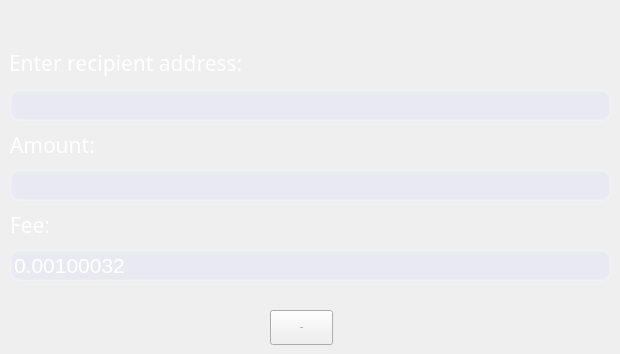
             <widget class="QWidget" name="page_2">
              <property name="styleSheet">
               <string notr="true"/>
              </property>
              <widget class="QLineEdit" name="fee_text">
               <property name="geometry">
                <rect>
                 <x>10</x>
                 <y>250</y>
                 <width>601</width>
                 <height>31</height>
                </rect>
               </property>
               <property name="font">
                <font>
                 <family>MS Sans Serif</family>
                 <pointsize>16</pointsize>
                </font>
               </property>
               <property name="styleSheet">
                <string notr="true">color:white;
border-radius:10px;
border: 2px solid rgba(255,255,255,40);
background-color: rgba(200,200,255,40);</string>
               </property>
               <property name="text">
                <string>0.00100032</string>
               </property>
               <property name="maxLength">
                <number>256</number>
               </property>
               <property name="alignment">
                <set>Qt::AlignLeading|Qt::AlignLeft|Qt::AlignVCenter</set>
               </property>
              </widget>
              <widget class="QPushButton" name="send_btn">
               <property name="geometry">
                <rect>
                 <x>270</x>
                 <y>310</y>
                 <width>63</width>
                 <height>35</height>
                </rect>
               </property>
               <property name="font">
                <font>
                 <family>Microsoft JhengHei UI Light</family>
                 <pointsize>-1</pointsize>
                </font>
               </property>
               <property name="styleSheet">
                <string notr="true">QPushButton{background-color: rgba(0, 0, 0, 0);
font-size:28px;
color:white;
hover:{color:white;}
}
QPushButton:hover{
color:white;
border: 2px solid rgba(255,255,255,40);
border-radius:10px;
background-color: rgba(255,255,255,60);
}</string>
               </property>
               <property name="text">
                <string>Send</string>
               </property>
              </widget>
              <widget class="QLineEdit" name="amount_text">
               <property name="geometry">
                <rect>
                 <x>10</x>
                 <y>170</y>
                 <width>601</width>
                 <height>31</height>
                </rect>
               </property>
               <property name="font">
                <font>
                 <family>MS Sans Serif</family>
                 <pointsize>16</pointsize>
                </font>
               </property>
               <property name="styleSheet">
                <string notr="true">color:white;
border-radius:10px;
border: 2px solid rgba(255,255,255,40);
background-color: rgba(200,200,255,40);</string>
               </property>
               <property name="maxLength">
                <number>256</number>
               </property>
               <property name="alignment">
                <set>Qt::AlignLeading|Qt::AlignLeft|Qt::AlignVCenter</set>
               </property>
              </widget>
              <widget class="QLabel" name="label_6">
               <property name="geometry">
                <rect>
                 <x>10</x>
                 <y>210</y>
                 <width>38</width>
                 <height>26</height>
                </rect>
               </property>
               <property name="maximumSize">
                <size>
                 <width>16777215</width>
                 <height>30</height>
                </size>
               </property>
               <property name="font">
                <font>
                 <family>Microsoft JhengHei UI Light</family>
                 <pointsize>16</pointsize>
                 <hintingpreference>PreferDefaultHinting</hintingpreference>
                </font>
               </property>
               <property name="styleSheet">
                <string notr="true">color:white;</string>
               </property>
               <property name="text">
                <string>Fee:</string>
               </property>
               <property name="alignment">
                <set>Qt::AlignLeading|Qt::AlignLeft|Qt::AlignTop</set>
               </property>
               <property name="wordWrap">
                <bool>true</bool>
               </property>
              </widget>
              <widget class="QLabel" name="label_4">
               <property name="enabled">
                <bool>true</bool>
               </property>
               <property name="geometry">
                <rect>
                 <x>9</x>
                 <y>48</y>
                 <width>593</width>
                 <height>30</height>
                </rect>
               </property>
               <property name="minimumSize">
                <size>
                 <width>4</width>
                 <height>0</height>
                </size>
               </property>
               <property name="maximumSize">
                <size>
                 <width>16777215</width>
                 <height>30</height>
                </size>
               </property>
               <property name="font">
                <font>
                 <family>Microsoft JhengHei UI Light</family>
                 <pointsize>16</pointsize>
                 <hintingpreference>PreferDefaultHinting</hintingpreference>
                </font>
               </property>
               <property name="styleSheet">
                <string notr="true">color:white;</string>
               </property>
               <property name="text">
                <string>Enter recipient address:</string>
               </property>
               <property name="alignment">
                <set>Qt::AlignLeading|Qt::AlignLeft|Qt::AlignTop</set>
               </property>
               <property name="wordWrap">
                <bool>true</bool>
               </property>
              </widget>
              <widget class="QLineEdit" name="addr_text">
               <property name="geometry">
                <rect>
                 <x>10</x>
                 <y>90</y>
                 <width>601</width>
                 <height>31</height>
                </rect>
               </property>
               <property name="font">
                <font>
                 <family>MS Sans Serif</family>
                 <pointsize>16</pointsize>
                </font>
               </property>
               <property name="styleSheet">
                <string notr="true">color:white;
border-radius:10px;
border: 2px solid rgba(255,255,255,40);
background-color: rgba(200,200,255,40);</string>
               </property>
               <property name="maxLength">
                <number>256</number>
               </property>
               <property name="alignment">
                <set>Qt::AlignLeading|Qt::AlignLeft|Qt::AlignVCenter</set>
               </property>
              </widget>
              <widget class="QLabel" name="label_5">
               <property name="geometry">
                <rect>
                 <x>10</x>
                 <y>130</y>
                 <width>593</width>
                 <height>25</height>
                </rect>
               </property>
               <property name="maximumSize">
                <size>
                 <width>600</width>
                 <height>25</height>
                </size>
               </property>
               <property name="font">
                <font>
                 <family>Microsoft JhengHei UI Light</family>
                 <pointsize>16</pointsize>
                 <hintingpreference>PreferDefaultHinting</hintingpreference>
                </font>
               </property>
               <property name="styleSheet">
                <string notr="true">color:white;</string>
               </property>
               <property name="text">
                <string>Amount:</string>
               </property>
               <property name="alignment">
                <set>Qt::AlignLeading|Qt::AlignLeft|Qt::AlignTop</set>
               </property>
               <property name="wordWrap">
                <bool>true</bool>
               </property>
              </widget>
             </widget>
